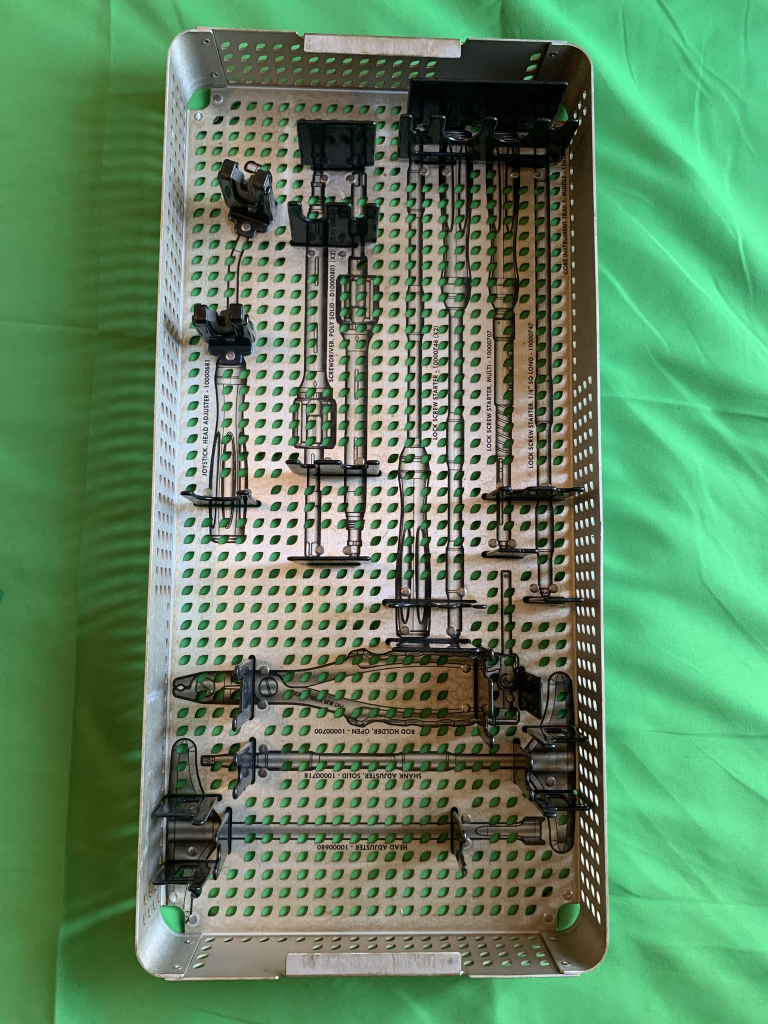
#> input picture emptyTrays/RelineCore1LevelB.JPEG, 1536 x 2048 px (shown at 1/2 size)
$ python dragDropTest.py
#> lines starting #> are read from the running program, lines starting #| are printed output that depends on the picture
import cv2
import matplotlib.pyplot as plt
import re
import os
import time
from utils import *
from PIL import Image
import tkinter as tk
from tkinter import filedialog

root = tk.Tk()
root.withdraw()


# Actual mouse callback function
# [117 lines left out: function move_line, not called in this run]


keepMerging = True
trayPath = "emptyTrays/RelineCore1LevelB.JPEG"
trayName = re.search(r"[\/\\](\w+)", trayPath)[1]
fileName = None
timestr = time.strftime("%Y%m%d-%H%M%S")

while keepMerging:
    userInput = None
    if fileName != None:
        trayPath = f"{fileName}.jpg"
        trayName = re.search(r"(\w+)_", trayPath)[1]
    # Set up some image; work on copy
    # trayPath = "emptyTrays/RelineCore1LevelB.JPEG"
    # trayPath = filedialog.askopenfilenames()[0]
    img = cv2.imread(trayPath)
#> img is the input picture: shape (2048, 1536, 3); mean B, G, R 98, 134.3, 96
    img_copy = img.copy()

    print(trayName)

    # toolPath = "testTools/10000718_1.png"
    toolPath = filedialog.askopenfilenames()[0]
#> the answer given: emptyTrays/RelineCore1LevelB.JPEG

    tool = cv2.imread(toolPath, cv2.IMREAD_UNCHANGED)
    toolName = re.search(r"\/(\w+)(?!.*\/)", toolPath)[1]
    print(toolName)

    tool = tool[:, :, :4]
    tool = cv2.rotate(tool, cv2.cv2.ROTATE_90_CLOCKWISE)
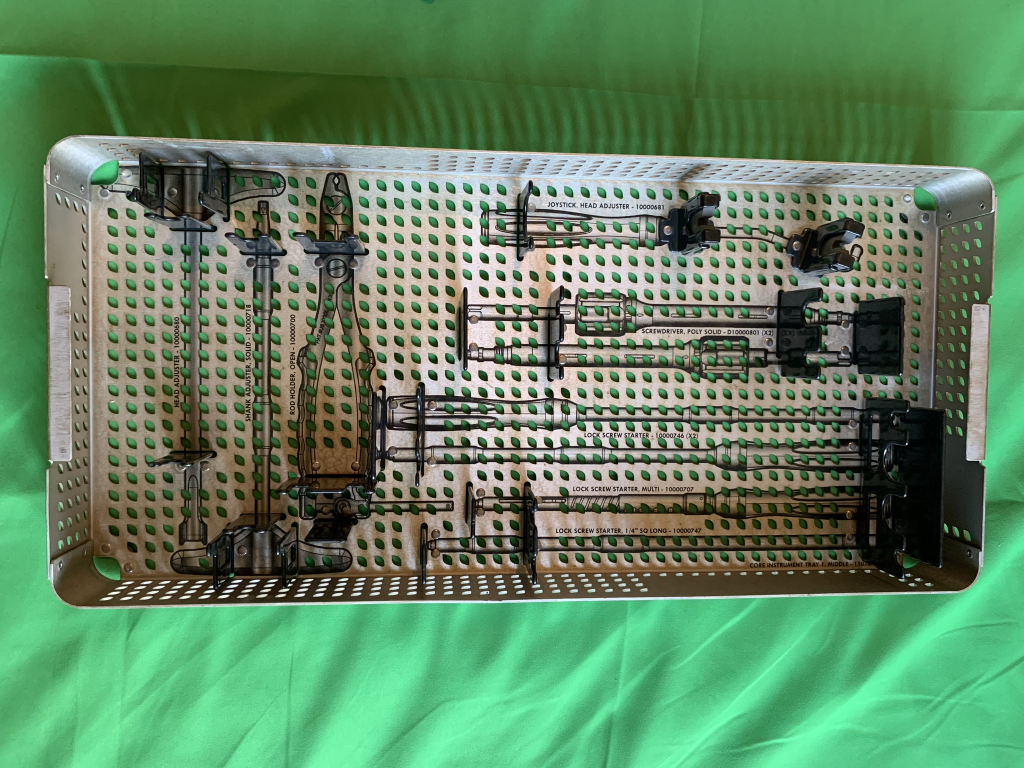
#> tool: shape (1536, 2048, 3) (shown at 1/2 size); mean B, G, R 98, 134.3, 96

#> (the run stopped early here; a loop or call above may not have finished)
